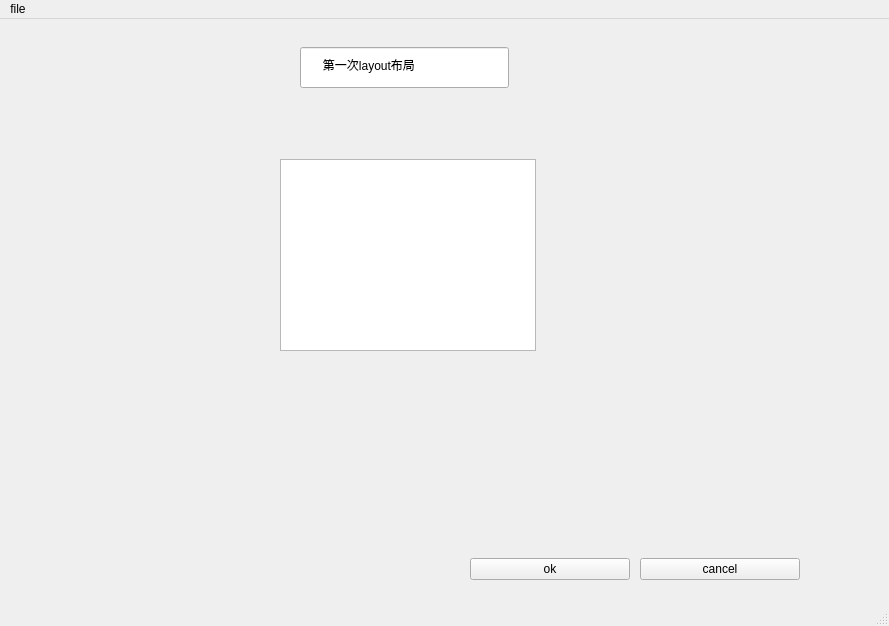
<?xml version="1.0" encoding="UTF-8"?>
<ui version="4.0">
 <class>MainWindow</class>
 <widget class="QMainWindow" name="MainWindow">
  <property name="geometry">
   <rect>
    <x>0</x>
    <y>0</y>
    <width>889</width>
    <height>626</height>
   </rect>
  </property>
  <property name="windowTitle">
   <string>MainWindow</string>
  </property>
  <widget class="QWidget" name="centralwidget">
   <widget class="QWidget" name="verticalLayoutWidget">
    <property name="geometry">
     <rect>
      <x>300</x>
      <y>30</y>
      <width>211</width>
      <height>31</height>
     </rect>
    </property>
    <layout class="QVBoxLayout" name="verticalLayout"/>
   </widget>
   <widget class="QWidget" name="verticalLayoutWidget_2">
    <property name="geometry">
     <rect>
      <x>640</x>
      <y>530</y>
      <width>160</width>
      <height>41</height>
     </rect>
    </property>
    <layout class="QVBoxLayout" name="verticalLayout_2">
     <item>
      <widget class="QPushButton" name="pushButton">
       <property name="text">
        <string>cancel</string>
       </property>
      </widget>
     </item>
    </layout>
   </widget>
   <widget class="QWidget" name="verticalLayoutWidget_3">
    <property name="geometry">
     <rect>
      <x>470</x>
      <y>530</y>
      <width>160</width>
      <height>41</height>
     </rect>
    </property>
    <layout class="QVBoxLayout" name="verticalLayout_3">
     <item>
      <widget class="QPushButton" name="pushButton_2">
       <property name="text">
        <string>ok</string>
       </property>
      </widget>
     </item>
    </layout>
   </widget>
   <widget class="QLineEdit" name="lineEdit">
    <property name="geometry">
     <rect>
      <x>300</x>
      <y>28</y>
      <width>209</width>
      <height>41</height>
     </rect>
    </property>
    <property name="text">
     <string>      第一次layout布局</string>
    </property>
   </widget>
   <widget class="QTextBrowser" name="textBrowser">
    <property name="geometry">
     <rect>
      <x>280</x>
      <y>140</y>
      <width>256</width>
      <height>192</height>
     </rect>
    </property>
   </widget>
  </widget>
  <widget class="QMenuBar" name="menubar">
   <property name="geometry">
    <rect>
     <x>0</x>
     <y>0</y>
     <width>889</width>
     <height>26</height>
    </rect>
   </property>
   <property name="defaultUp">
    <bool>false</bool>
   </property>
   <property name="nativeMenuBar">
    <bool>true</bool>
   </property>
   <widget class="QMenu" name="menufile">
    <property name="title">
     <string>file</string>
    </property>
    <addaction name="actionopen"/>
    <addaction name="separator"/>
    <addaction name="actionclose"/>
    <addaction name="separator"/>
   </widget>
   <addaction name="menufile"/>
  </widget>
  <widget class="QStatusBar" name="statusbar"/>
  <action name="actionopen">
   <property name="text">
    <string>open</string>
   </property>
   <property name="shortcut">
    <string>Ctrl+Q</string>
   </property>
   <property name="shortcutContext">
    <enum>Qt::WindowShortcut</enum>
   </property>
  </action>
  <action name="actionclose">
   <property name="text">
    <string>close</string>
   </property>
  </action>
 </widget>
 <resources/>
 <connections>
  <connection>
   <sender>pushButton_2</sender>
   <signal>clicked()</signal>
   <receiver>MainWindow</receiver>
   <slot>slot1()</slot>
   <hints>
    <hint type="sourcelabel">
     <x>544</x>
     <y>565</y>
    </hint>
    <hint type="destinationlabel">
     <x>392</x>
     <y>590</y>
    </hint>
   </hints>
  </connection>
  <connection>
   <sender>actionopen</sender>
   <signal>triggered(bool)</signal>
   <receiver>actionopen</receiver>
   <slot>trigger()</slot>
   <hints>
    <hint type="sourcelabel">
     <x>-1</x>
     <y>-1</y>
    </hint>
    <hint type="destinationlabel">
     <x>444</x>
     <y>312</y>
    </hint>
   </hints>
  </connection>
 </connections>
 <slots>
  <slot>slot1()</slot>
 </slots>
</ui>
